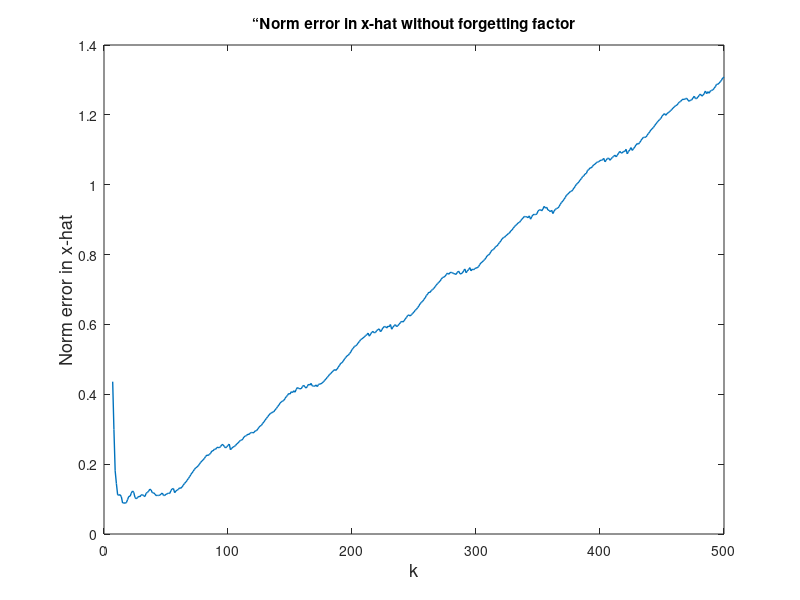

MATLAB code for this plot:
load DataHW07_Prob5.mat  

A_k = [];
x_hat = [];
Y_k = [];
R_k = [];
E_k = [];
flag =0;
for i = 1:length(x_actual)
    A_k = [A_k;cell2mat(C(i))];
    Y_k = [Y_k;cell2mat(y(i))];
    R_k = blkdiag(R_k, eye(3));
    if(flag==0 && rank(A_k)>=20)
        n = i;
        flag = 1;
        tstart = tic;
    end
    if(flag==1)
        
        x = cell2mat(x_actual(i));
        sol_now = inv(A_k'*R_k*A_k)*A_k'*R_k*Y_k;
        x_hat = [x_hat;sol_now];
        err = sqrt((sol_now-x)'*(sol_now-x));
        E_k = [E_k;err];
    end
end
total_time = toc(tstart);
fig = figure('visible','on');
plot(n:length(x_actual),E_k,'LineWidth',1.0)
ylabel('Norm error in x-hat','FontSize',13)
xlabel('k','FontSize',13)
title("“Norm error in x-hat without forgetting factor")
saveas(fig, "q5_plot1.png")
